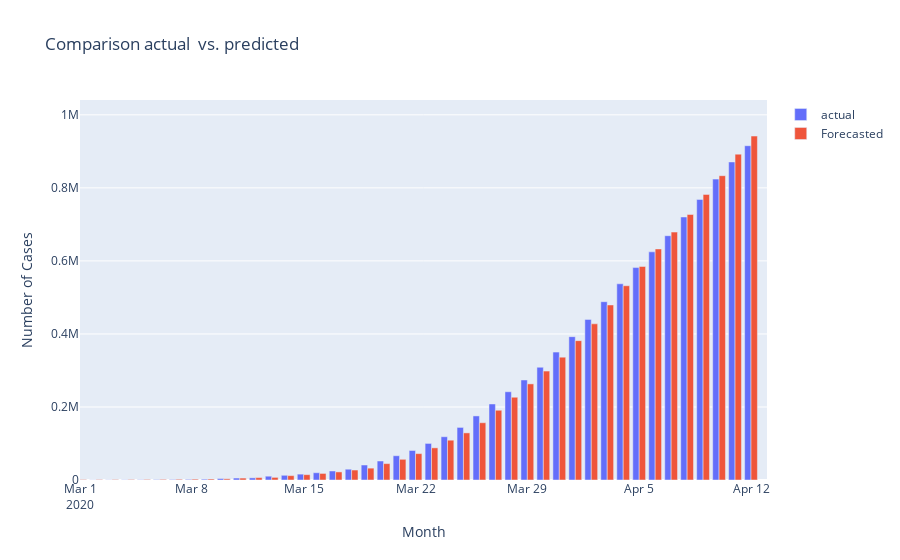

The notebook cell saved with this chart:
### Code cell
import plotly.graph_objects as go
fig = go.Figure(data=[
    go.Bar(name='actual', x=result.index, y=result['Actual']),
    go.Bar(name='Forecasted', x=result.index, y= result['Prediction'])
])
fig.update_layout(barmode= 'group', title='Comparison actual  vs. predicted',xaxis_title='Month',xaxis_range=['2020-03-01','2020-04-13'],yaxis_title='Number of Cases')
fig.show()
